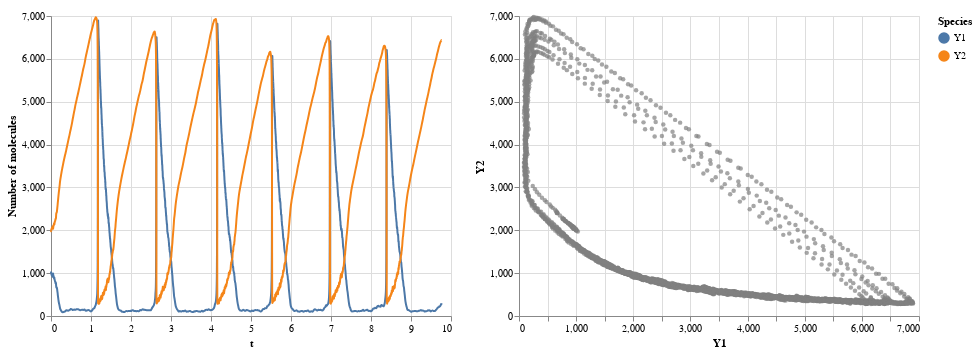

The cell this chart's notebook holds for it:
### Code cell
nearest = alt.selection(type='single', nearest=True, on='mouseover',
                        fields=['t'], empty='none')

line = alt.Chart(df).mark_line(
    interpolate='basis'
).transform_fold(
    ['Y1', 'Y2'],
    as_=['Species', 'Number of molecules']
).encode(
    x='t:Q',
    y='Number of molecules:Q',
    color='Species:N'
)

selectors = alt.Chart(df).mark_point().transform_fold(
    ['Y1', 'Y2'],
    as_=['Species', 'Number of molecules']
).encode(
    x='t:Q',
    opacity=alt.value(0),
).add_selection(
    nearest
)

points = line.mark_point().transform_fold(
    ['Y1', 'Y2'],
    as_=['Species', 'Number of molecules']
).encode(
    opacity=alt.condition(nearest, alt.value(1), alt.value(0))
)

text = line.mark_text(align='left', dx=5, dy=-5).encode(
    text=alt.condition(nearest, 'Number of molecules:Q', alt.value(' '))
)

rules = alt.Chart(df).mark_rule(color='gray').encode(
    x='t:Q',
).transform_filter(
    nearest
)

circ = alt.Chart(df).mark_circle().encode(
    alt.X('Y1:Q'),
    alt.Y('Y2:Q'),
    alt.ColorValue('#ffa600'),
    alt.SizeValue(200),
).transform_filter(
    nearest
)


state_space = alt.Chart(df).mark_circle(size=20).encode(
    alt.X('Y1:Q'),
    alt.Y('Y2:Q'),
    alt.ColorValue('gray')
)

(line + selectors + points + text + rules) | (state_space + circ)

### Figure 1 — Vega-Lite specification as saved in the notebook (floating-point values rounded to 4 significant figures; data arrays with more than 128 entries replaced by an {"elided": "..."} marker saying what was removed)
{"config": {"view": {"continuousWidth": 400, "continuousHeight": 300}}, "hconcat": [{"layer": [{"mark": {"type": "line", "interpolate": "basis"}, "encoding": {"color": {"type": "nominal", "field": "Species"}, "x": {"type": "quantitative", "field": "t"}, "y": {"type": "quantitative", "field": "Number of molecules"}}, "transform": [{"fold": ["Y1", "Y2"], "as": ["Species", "Number of molecules"]}]}, {"mark": "point", "encoding": {"opacity": {"value": 0}, "x": {"type": "quantitative", "field": "t"}}, "selection": {"selector041": {"type": "single", "nearest": true, "on": "mouseover", "fields": ["t"], "empty": "none"}}, "transform": [{"fold": ["Y1", "Y2"], "as": ["Species", "Number of molecules"]}]}, {"mark": "point", "encoding": {"color": {"type": "nominal", "field": "Species"}, "opacity": {"condition": {"value": 1, "selection": "selector041"}, "value": 0}, "x": {"type": "quantitative", "field": "t"}, "y": {"type": "quantitative", "field": "Number of molecules"}}, "transform": [{"fold": ["Y1", "Y2"], "as": ["Species", "Number of molecules"]}, {"fold": ["Y1", "Y2"], "as": ["Species", "Number of molecules"]}]}, {"mark": {"type": "text", "align": "left", "dx": 5, "dy": -5}, "encoding": {"color": {"type": "nominal", "field": "Species"}, "text": {"condition": {"type": "quantitative", "field": "Number of molecules", "selection": "selector041"}, "value": " "}, "x": {"type": "quantitative", "field": "t"}, "y": {"type": "quantitative", "field": "Number of molecules"}}, "transform": [{"fold": ["Y1", "Y2"], "as": ["Species", "Number of molecules"]}]}, {"mark": {"type": "rule", "color": "gray"}, "encoding": {"x": {"type": "quantitative", "field": "t"}}, "transform": [{"filter": {"selection": "selector041"}}]}]}, {"layer": [{"mark": {"type": "circle", "size": 20}, "encoding": {"color": {"value": "gray"}, "x": {"type": "quantitative", "field": "Y1"}, "y": {"type": "quantitative", "field": "Y2"}}}, {"mark": "circle", "encoding": {"color": {"value": "#ffa600"}, "size": {"value": 200}, "x": {"type": "quantitative", "field": "Y1"}, "y": {"type": "quantitative", "field": "Y2"}}, "transform": [{"filter": {"selection": "selector041"}}]}]}], "data": {"name": "data-2fe6df553c641fdb53cedabd4183af75"}, "$schema": "https://vega.github.io/schema/vega-lite/v4.0.2.json", "datasets": {"data-2fe6df553c641fdb53cedabd4183af75": {"elided": "4000 records"}}}
